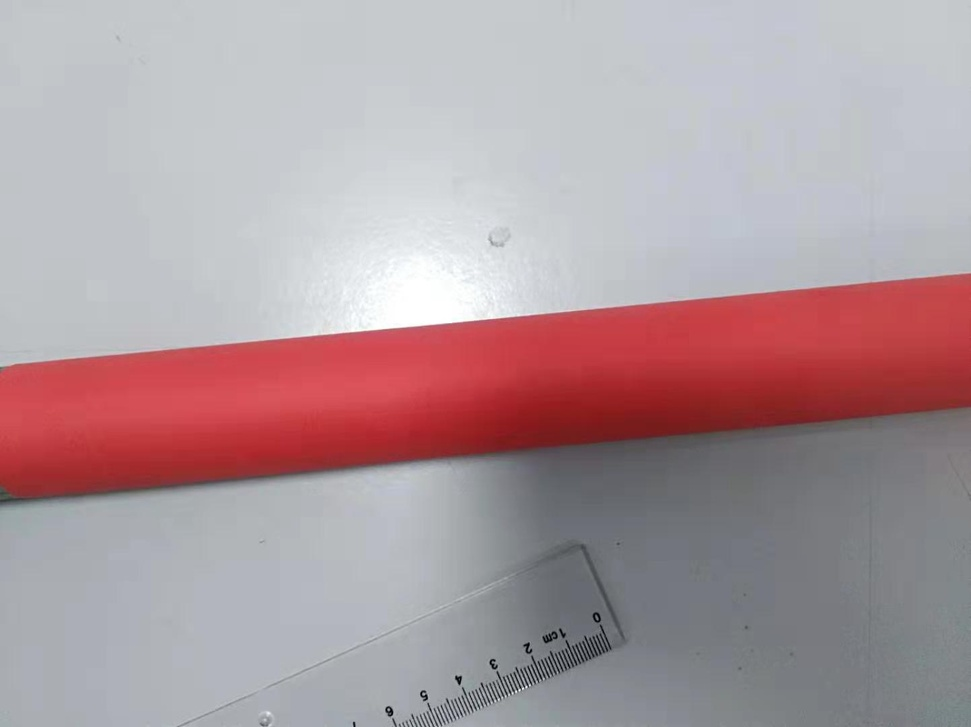
#> input picture data/3.jpg, 971 x 727 px, shrunk from 1443 x 1080 before the run
$ jupyter execute hough.ipynb   (shell and % lines are left out)   (older library calls are emulated)
#> lines starting #> are read from the running program, lines starting #| are printed output that depends on the picture; after the words box and inside, x2 and y2 are one past the last pixel; in counts of white or black regions, pixels touching at a corner belong together
[cell 1]
import numpy as np
import matplotlib.pyplot as plt
from skimage.filters import sobel_h,sobel_v,gaussian
from skimage.transform import hough_line, hough_line_peaks

[cell 2]
img_raw = plt.imread("data/3.jpg")
#> img_raw is the input picture: shape (727, 971, 3); mean R, G, B 174.1, 153.9, 158.7
plt.imshow(img_raw)

[cell 3]
img_blur = gaussian(img_raw,5)
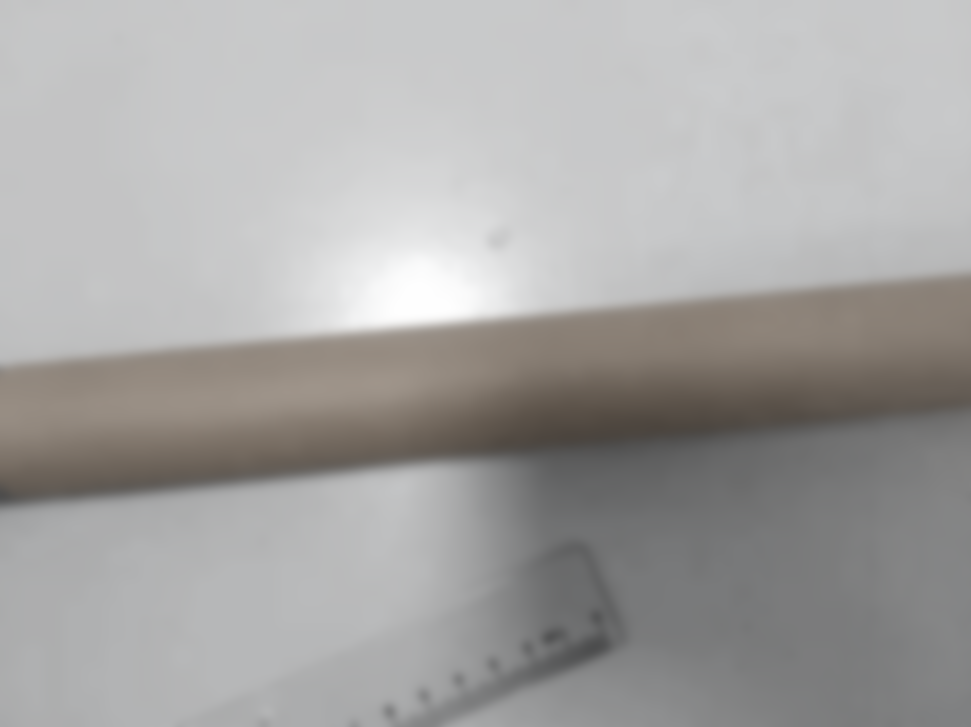
#> img_blur: shape (727, 971, 3) float64; mean R, G, B 0.653, 0.649, 0.644
plt.imshow(img_blur)

[cell 4]
def sobel(img):
    components = []
    for c in range(np.shape(img)[-1]):
        components.append(sobel_h(img[:,:,c]))
        components.append(sobel_v(img[:,:,c]))
#> after the loop, components = 6 items
    components = np.array(components)
    edge = np.sqrt(np.sum(np.square(components),0))
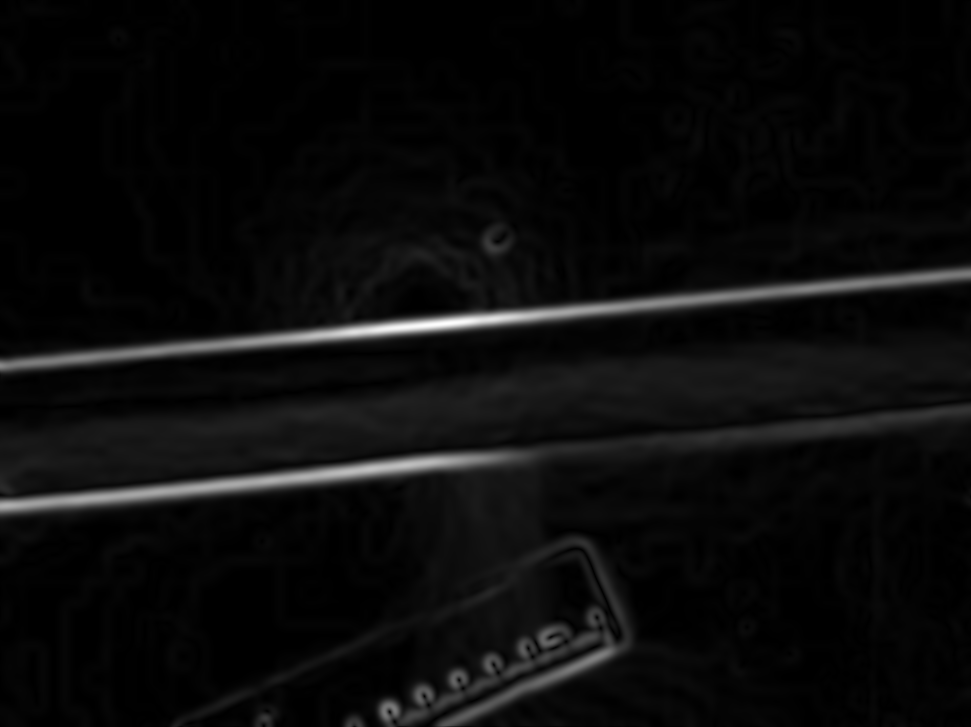
#> edge: shape (727, 971) float64; min 2.78e-17, max 0.122, mean 0.00556; drawn with min black and max white
    return edge

edges = sobel(img_blur)
plt.imshow(edges,cmap='Greys')

[cell 5]
# 不知为何，不二值化的话效果会很糟糕
edges = edges>0.03
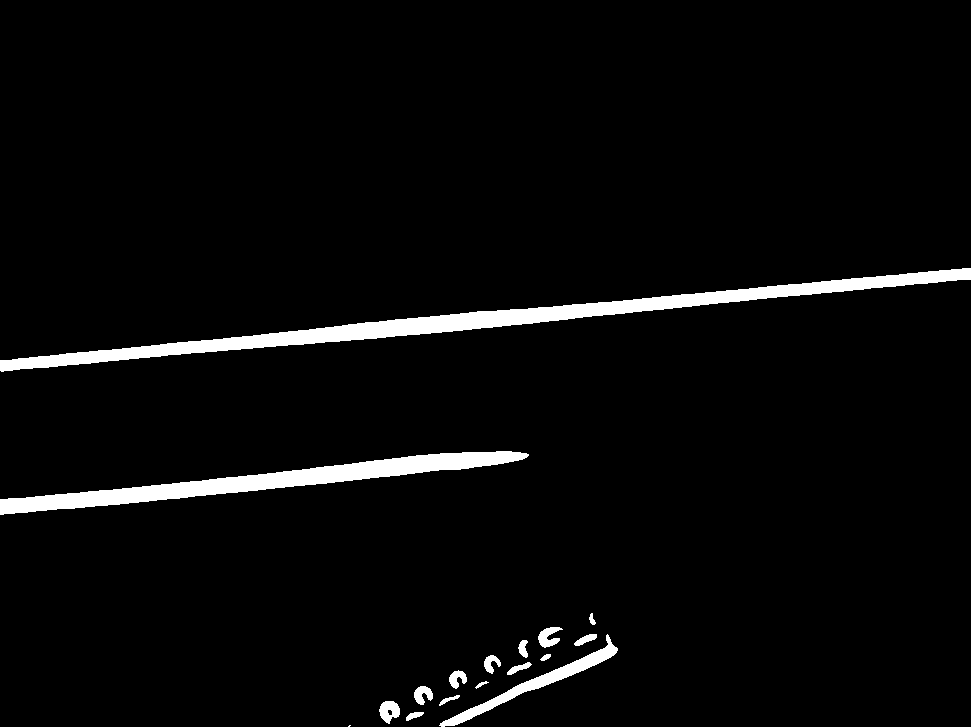
#> edges: shape (727, 971) bool; 3.6% white; 17 white regions (1 under 20 px), largest, box (x1, y1, x2, y2) and area: (0, 268, 971, 372) 13036, (0, 451, 529, 515) 8334, (439, 634, 618, 727) 1992
plt.imshow(edges,cmap='Greys')

[cell 6]

tested_angles = np.linspace(-np.pi / 2, np.pi / 2, 360)
hough, theta, d = hough_line(edges, theta=tested_angles)
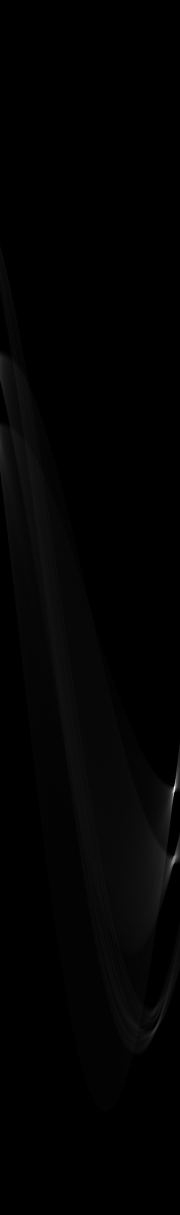
#> hough: shape (2429, 360) uint64 (shown at 1/2 size); min 0, max 977, mean 10.4; drawn with min black and max white
#> theta = 360 values from -1.57 to 1.57; d = 2429 values from -1214 to 1214

plt.imshow(hough, cmap='Greys',aspect=1/10)
plt.xlabel('Angles (0.1 degrees)')
plt.ylabel('Distance (pixels)')

[cell 7]
plt.imshow(img_raw)

origin = np.array((0, edges.shape[1]))
#> origin = [0, 971]
for _, angle, dist in zip(*hough_line_peaks(gaussian(hough,1), theta, d)):
    y0, y1 = (dist - origin * np.cos(angle)) / np.sin(angle)
    plt.plot(origin, (y0, y1), color='black')
#> this loop made 2 passes
#> (angle, dist, y0, y1) on passes 1 to 2: (1.48, 361, 362.4, 277.2), (1.47, 506, 508.8, 406.5)
plt.xlim(origin)
plt.ylim((edges.shape[0], 0))
#> Out = (727, 0)
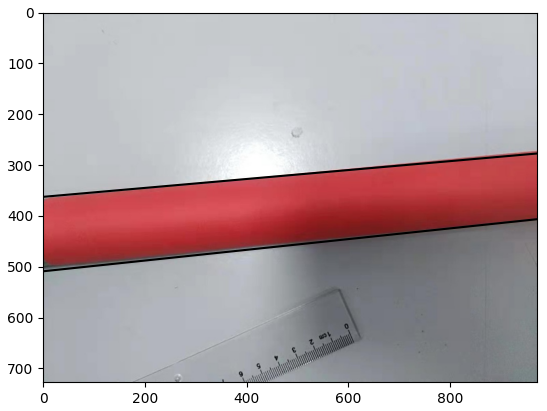
#> figure drawn by matplotlib, 1 panel

[cell 8]
# 发现他们的和是相同的
plt.plot(np.sum(hough,0))
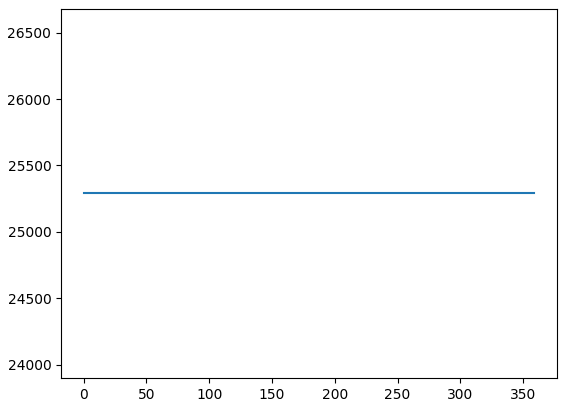
#> figure drawn by matplotlib, 1 panel

[cell 9]
# 只好通过信息熵来计算“分散度”
prob = np.array(hough,np.float) / np.sum(hough,0,keepdims=True)
entropy = prob*np.log2(prob)
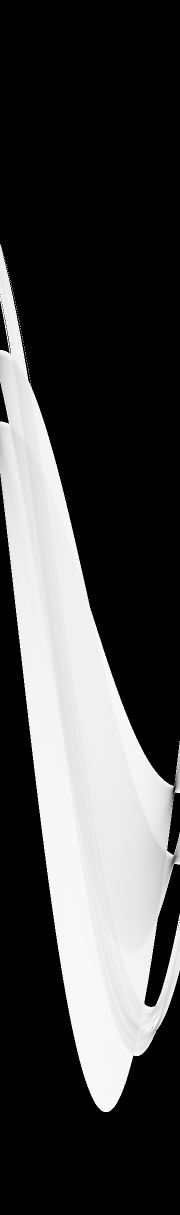
#> entropy: shape (2429, 360) float64 (shown at 1/2 size); 70.82% of the values are NaN or infinite; the others: min -0.181, max -0.000578, mean -0.0129; drawn with min black, max white, NaN and infinite black
np.putmask(entropy,hough==0,0.0)
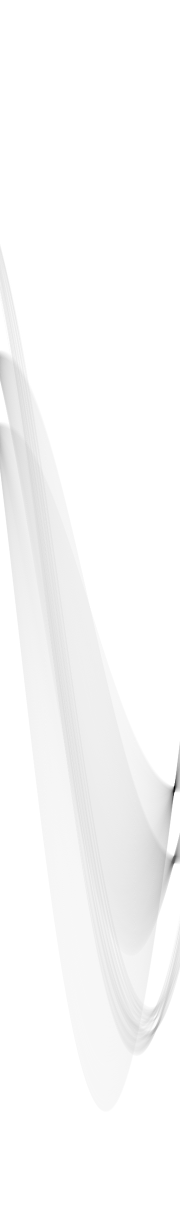
#> entropy: shape (2429, 360) float64 (shown at 1/2 size); min -0.181, max 0, mean -0.00377; drawn with min black and max white
plt.plot(np.sum(entropy,0))

# todo 可以根据左边那个大峰判断平行线的倾斜角度
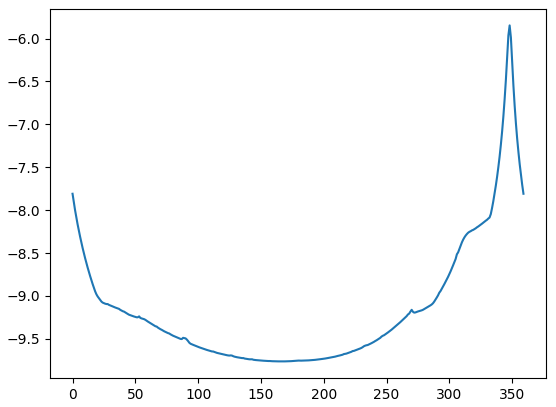
#> figure drawn by matplotlib, 1 panel; curve peaks at x = 348, y = -5.85

$ run again, with data/lab1.jpg copied over data/3.jpg
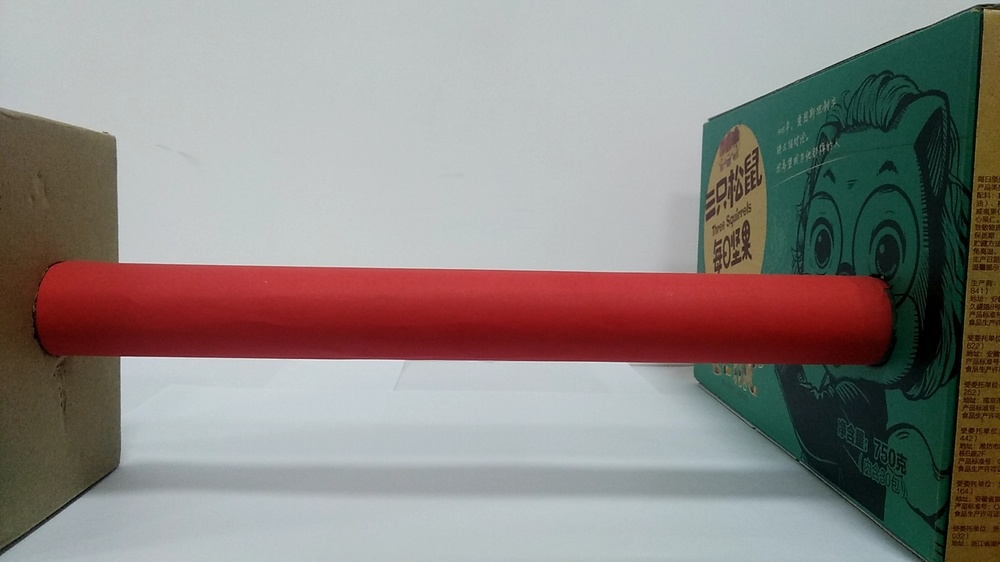
#> input picture data/lab1.jpg, 1000 x 562 px, shrunk from 1920 x 1080 before the run
#> img_raw is the input picture: shape (562, 1000, 3); mean R, G, B 141.4, 134.6, 131.2
#> after the loop in sobel, `for c in range(np.shape(img)[-1]):`: components = 6 items
#> `edges = edges>0.03`:
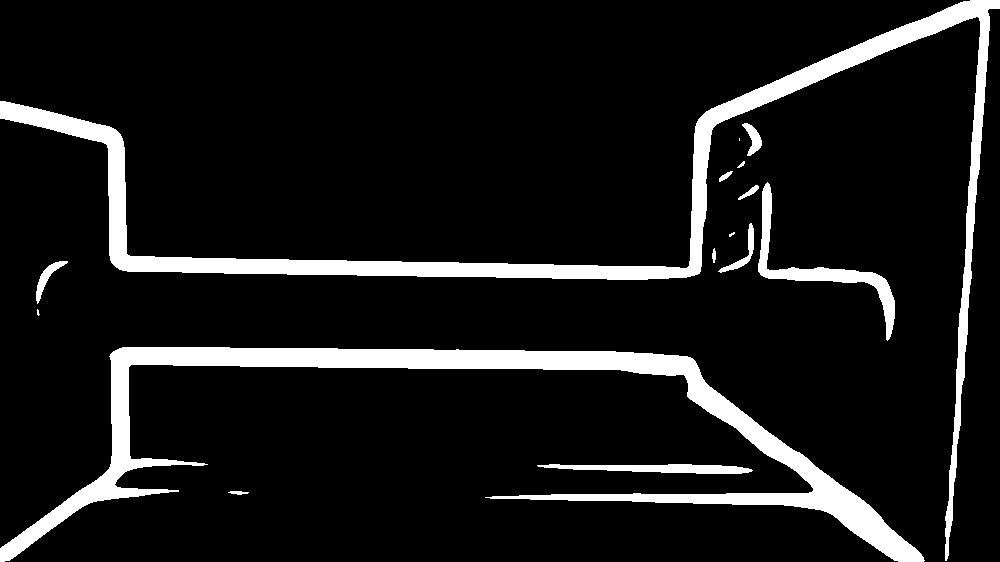
#> edges: shape (562, 1000) bool; 9.9% white; 15 white regions (3 under 20 px), largest, box (x1, y1, x2, y2) and area: (0, 347, 925, 562) 25792, (0, 0, 1000, 561) 24409, (758, 182, 895, 341) 2778
#> theta = 360 values from -1.57 to 1.57; d = 2297 values from -1148 to 1148
#> the loop `for _, angle, dist in zip(*hough_line_peaks(gaussian(hough,1), theta, ..` made 6 passes
#> (angle, dist, y0, y1) on passes 1 to 6: (-1.57, -269, 269, 269), (-1.57, -358, 358, 358), (0.0744, 984, 13241, -178.1), (-1.57, -495, 495, 495), (1.05, 475, 548.9, -30.35), (1.17, 387, 420.6, -5.17)
#> Out = (562, 0)
#> `[cell 9]`:
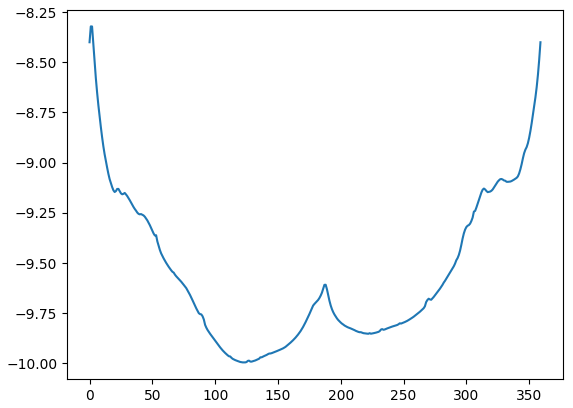
#> figure drawn by matplotlib, 1 panel; curve peaks at x = 1, y = -8.32
